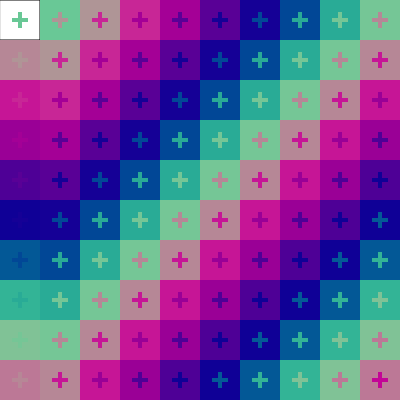
Frame 1 (no input)
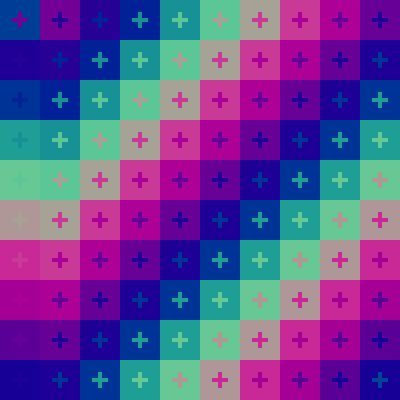
Frame 60 (no input)
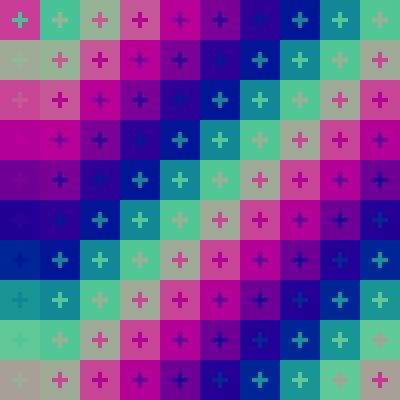
Frame 120 (the mouse pressed at the canvas centre since frame 60)

The p5.js sketch that drew these frames (run headless with seeded random() and noise() and a simulated clock; from frame 60 on, the mouse is pressed at the canvas centre):

// p5.js sketch
// ── sketch.js
function setup() {
  createCanvas(400, 400);
  
}

function draw() {
  background(240);
  let tileSize = 40;

  for (let y = 0; y < height; y += tileSize) {
    for (let x = 0; x < width; x += tileSize) {
      let angle = frameCount * 0.05 + (x + y) * 0.02;
      let px = x + tileSize / 2;
      let py = y + tileSize / 2;

      let c = color(
        100 + 100 * sin(angle),
        50 + 150 * cos(angle),
        150
      );
      rect(x, y, tileSize, tileSize);

      drawSimpleStar(px, py, c);
    }
  }
}

// Simple cross/star shape
function drawSimpleStar(x, y, c) {
  fill(c);
  noStroke();
  rect(x - 2, y - 8, 4, 16); // vertical
  rect(x - 8, y - 2, 16, 4); // horizontal
}
